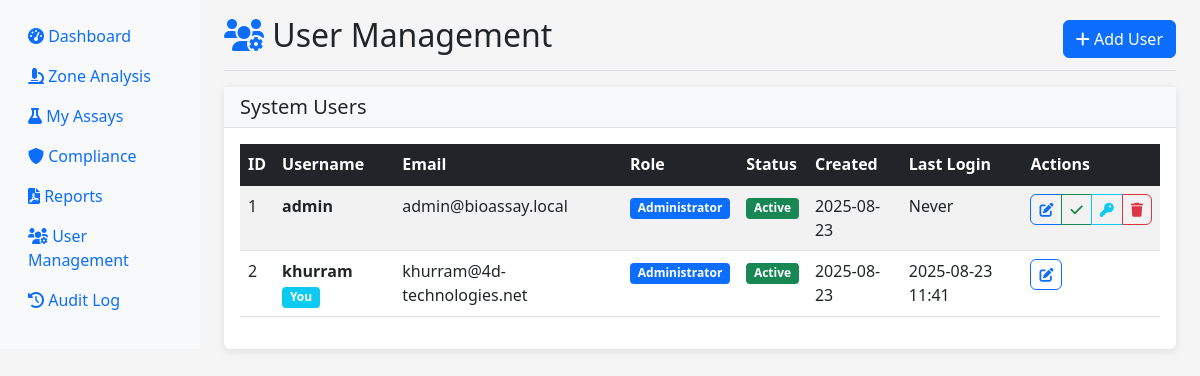
Page /manage_users (signed in) on the committed database.
### models.py (models this page shows, shortened)
class User(UserMixin, db.Model):
    __tablename__ = 'users'
    id: Mapped[int] = mapped_column(Integer, primary_key=True)
    username: Mapped[str] = mapped_column(String(80), unique=True, nullable=False)
    email: Mapped[str] = mapped_column(String(120), unique=True, nullable=False)
    password_hash: Mapped[str] = mapped_column(String(255), nullable=False)
    role: Mapped[str] = mapped_column(String(20), nullable=False, default='analyst')  # analyst, supervisor, administrator
    active: Mapped[bool] = mapped_column(Boolean, default=True, nullable=False)
    created_at: Mapped[datetime] = mapped_column(DateTime, default=datetime.utcnow)
    last_login: Mapped[Optional[datetime]] = mapped_column(DateTime, nullable=True)
    failed_login_attempts: Mapped[int] = mapped_column(Integer, default=0)
    locked_until: Mapped[Optional[datetime]] = mapped_column(DateTime, nullable=True)
    password_changed_at: Mapped[datetime] = mapped_column(DateTime, default=datetime.utcnow)
    password_history: Mapped[Optional[List[str]]] = mapped_column(JSON, nullable=True)  # Store hashes of previous passwords
    assays: Mapped[List["Assay"]] = relationship("Assay", foreign_keys="Assay.analyst_id", back_populates="analyst")
    approved_assays: Mapped[List["Assay"]] = relationship("Assay", foreign_keys="Assay.approved_by", back_populates="approver")
    audit_entries: Mapped[List["AuditLog"]] = relationship("AuditLog", back_populates="user")
    signatures: Mapped[List["ElectronicSignature"]] = relationship("ElectronicSignature", back_populates="signer")
    def has_permission(self, permission: str) -> bool:
        permissions = {
            'analyst': ['create_assay', 'modify_assay', 'view_reports'],
            'supervisor': ['create_assay', 'modify_assay', 'view_reports', 'approve_reports', 'electronic_sign', 'view_all_assays'],
            'administrator': ['create_assay', 'modify_assay', 'view_reports', 'approve_reports', 'electronic_sign', 'manage_users', 'view_audit_logs', 'view_all_assays']
        }
        return permission in permissions.get(self.role, [])

### auth.py (the view)
        def decorated_function(*args, **kwargs):
            if not current_user.is_authenticated:
                return redirect(url_for('auth.login'))
            if not current_user.has_permission(permission):
                flash('Insufficient permissions for this action', 'error')
                return redirect(url_for('dashboard'))
            return f(*args, **kwargs)

### app.py (called while the page is built)
@login_manager.user_loader
def load_user(user_id):
    return db.session.get(User, int(user_id))

@app.route('/manage_users')
@login_required
@require_permission('manage_users')
def manage_users():
    users = db.session.query(User).all()
    return render_template('admin/users.html', users=users, user=current_user)

### auth.py (called while the page is built)
def require_permission(permission):
    def decorator(f):
        def decorated_function(*args, **kwargs):
            if not current_user.is_authenticated:
                return redirect(url_for('auth.login'))
            if not current_user.has_permission(permission):
                flash('Insufficient permissions for this action', 'error')
                return redirect(url_for('dashboard'))
            return f(*args, **kwargs)
        decorated_function.__name__ = f.__name__
        return decorated_function
    return decorator

### templates/admin/users.html (shortened to what this page needs)
<!DOCTYPE html>
<html lang="en">
<head>
    <link href="https://cdn.jsdelivr.net/npm/bootstrap@5.1.3/dist/css/bootstrap.min.css" rel="stylesheet">
    <link href="https://cdnjs.cloudflare.com/ajax/libs/font-awesome/6.0.0/css/all.min.css" rel="stylesheet">
    <link href="{{ url_for('static', filename='css/style.css') }}" rel="stylesheet">
</head>
<body>
    <div class="container-fluid">
        <div class="row">
            <nav class="col-md-3 col-lg-2 d-md-block bg-light sidebar">
                <div class="position-sticky pt-3">
                    <ul class="nav flex-column">
                        <li class="nav-item">
                            <a class="nav-link" href="{{ url_for('dashboard') }}">
                                <i class="fas fa-tachometer-alt"></i> Dashboard
                            </a>
                        </li>
                        <li class="nav-item">
                            <a class="nav-link" href="{{ url_for('zone_analysis') }}">
                                <i class="fas fa-microscope"></i> Zone Analysis
                            </a>
                        </li>
                        <li class="nav-item">
                            <a class="nav-link" href="{{ url_for('my_assays') }}">
                                <i class="fas fa-flask"></i> My Assays
                            </a>
                        </li>
                        <li class="nav-item">
                            <a class="nav-link" href="{{ url_for('compliance') }}">
                                <i class="fas fa-shield-alt"></i> Compliance
                            </a>
                        </li>
                        <li class="nav-item">
                            <a class="nav-link" href="{{ url_for('reports') }}">
                                <i class="fas fa-file-pdf"></i> Reports
                            </a>
                        </li>
                        {% if user.has_permission('manage_users') %}
                        <li class="nav-item">
                            <a class="nav-link active" href="{{ url_for('manage_users') }}">
                                <i class="fas fa-users-cog"></i> User Management
                            </a>
                        </li>
                        {% endif %}
                        {% if user.has_permission('view_audit_logs') %}
                        <li class="nav-item">
                            <a class="nav-link" href="{{ url_for('admin_audit_log') }}">
                                <i class="fas fa-history"></i> Audit Log
                            </a>
                        </li>
                        {% endif %}
                    </ul>
                </div>
            </nav>
            <main class="col-md-9 ms-sm-auto col-lg-10 px-md-4">
                <div class="d-flex justify-content-between flex-wrap flex-md-nowrap align-items-center pt-3 pb-2 mb-3 border-bottom">
                    <h1 class="h2">
                        <i class="fas fa-users-cog text-primary"></i> User Management
                    </h1>
                    <div class="btn-toolbar mb-2 mb-md-0">
                        <button type="button" class="btn btn-primary" data-bs-toggle="modal" data-bs-target="#addUserModal">
                            <i class="fas fa-plus"></i> Add User
                        </button>
                    </div>
                </div>
                <div class="card">
                    <div class="card-header">
                        <h5 class="mb-0">System Users</h5>
                    </div>
                    <div class="card-body">
                        <div class="table-responsive">
                            <table class="table table-striped table-hover">
                                <thead class="table-dark">
                                    <tr>
                                        <th>ID</th>
                                        <th>Username</th>
                                        <th>Email</th>
                                        <th>Role</th>
                                        <th>Status</th>
                                        <th>Created</th>
                                        <th>Last Login</th>
                                        <th>Actions</th>
                                    </tr>
                                </thead>
                                <tbody>
                                    {% for user_item in users %}
                                    <tr>
                                        <td>{{ user_item.id }}</td>
                                        <td>
                                            <strong>{{ user_item.username }}</strong>
                                            {% if user_item.id == user.id %}
                                                <span class="badge bg-info">You</span>
                                            {% endif %}
                                        </td>
                                        <td>{{ user_item.email }}</td>
                                        <td>
                                            <span class="badge bg-{{ 'primary' if user_item.role == 'administrator' else 'success' if user_item.role == 'supervisor' else 'secondary' }}">
                                                {{ user_item.role|title }}
                                            </span>
                                        </td>
                                        <td>
                                            {% if user_item.active %}
                                                <span class="badge bg-success">Active</span>
                                            {% else %}
                                                <span class="badge bg-danger">Inactive</span>
                                            {% endif %}
                                        </td>
                                        <td>{{ user_item.created_at.strftime('%Y-%m-%d') if user_item.created_at else 'N/A' }}</td>
                                        <td>{{ user_item.last_login.strftime('%Y-%m-%d %H:%M') if user_item.last_login else 'Never' }}</td>
                                        <td>
                                            <div class="btn-group" role="group">
                                                <button type="button" class="btn btn-sm btn-outline-primary"
                                                        onclick="editUser({{ user_item.id }}, '{{ user_item.username }}', '{{ user_item.email }}', '{{ user_item.role }}')"
                                                        title="Edit User">
                                                    <i class="fas fa-edit"></i>
                                                </button>
                                                {% if user_item.id != user.id %}
                                                <button type="button" class="btn btn-sm btn-outline-{{ 'success' if user_item.active else 'warning' }}"
                                                        onclick="toggleUserStatus({{ user_item.id }}, {{ user_item.active|lower }})"
                                                        title="{{ 'Deactivate' if user_item.active else 'Activate' }} User">
                                                    <i class="fas fa-{{ 'check' if user_item.active else 'ban' }}"></i>
                                                </button>
                                                <button type="button" class="btn btn-sm btn-outline-info"
                                                        onclick="resetUserPassword({{ user_item.id }})"
                                                        title="Reset Password">
                                                    <i class="fas fa-key"></i>
                                                </button>
                                                <button type="button" class="btn btn-sm btn-outline-danger"
                                                        onclick="deleteUser({{ user_item.id }})"
                                                        title="Delete User">
                                                    <i class="fas fa-trash"></i>
                                                </button>
                                                {% endif %}
                                            </div>
                                        </td>
                                    </tr>
                                    {% endfor %}
                                </tbody>
                            </table>
                        </div>
                    </div>
                </div>
            </main>
        </div>
    </div>
</body>
</html>

### static/css/style.css (style rules this page uses)
:root { --primary-color: #007bff; --success-color: #28a745; --warning-color: #ffc107; --danger-color: #dc3545; --info-color: #17a2b8; --light-gray: #f8f9fa; --border-radius: 0.375rem; }
body { background-color: #f5f5f5; font-family: 'Segoe UI', Tahoma, Geneva, Verdana, sans-serif; }
.card { border: none; border-radius: var(--border-radius); box-shadow: 0 2px 8px rgba(0,0,0,0.1); transition: box-shadow 0.3s ease; }
.card-header { background-color: var(--light-gray); border-bottom: 1px solid #dee2e6; font-weight: 500; }
.btn { border-radius: var(--border-radius); font-weight: 500; transition: all 0.2s ease; }
.btn-group .btn { transform: none; }

### rows in the picture
User: id "1", username "admin", email "admin@bioassay.local", role "Administrator", active "Active", created_at "2025-08-23", last_login "Never"
User: id "2", username "khurram", shows "You", email "khurram@4d-technologies.net", role "Administrator", active "Active", created_at "2025-08-23", last_login "2025-08-23 11:41"
